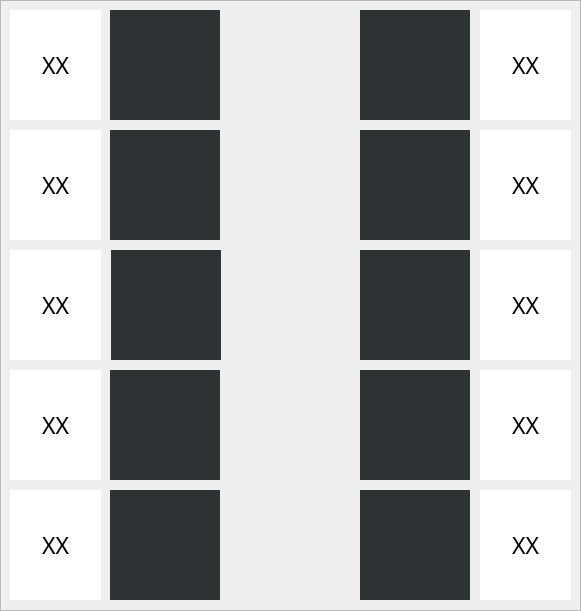
   <widget class="QFrame" name="frame">
    <property name="geometry">
     <rect>
      <x>380</x>
      <y>120</y>
      <width>581</width>
      <height>611</height>
     </rect>
    </property>
    <property name="frameShape">
     <enum>QFrame::StyledPanel</enum>
    </property>
    <property name="frameShadow">
     <enum>QFrame::Raised</enum>
    </property>
    <widget class="QLabel" name="FramePart1">
     <property name="geometry">
      <rect>
       <x>110</x>
       <y>10</y>
       <width>110</width>
       <height>110</height>
      </rect>
     </property>
     <property name="styleSheet">
      <string notr="true">background-color: rgb(46, 52, 54);</string>
     </property>
     <property name="text">
      <string/>
     </property>
     <property name="alignment">
      <set>Qt::AlignCenter</set>
     </property>
    </widget>
    <widget class="QLabel" name="FramePart2">
     <property name="geometry">
      <rect>
       <x>110</x>
       <y>130</y>
       <width>110</width>
       <height>110</height>
      </rect>
     </property>
     <property name="styleSheet">
      <string notr="true">background-color: rgb(46, 52, 54);</string>
     </property>
     <property name="text">
      <string/>
     </property>
     <property name="alignment">
      <set>Qt::AlignCenter</set>
     </property>
    </widget>
    <widget class="QLabel" name="FramePart3">
     <property name="geometry">
      <rect>
       <x>111</x>
       <y>250</y>
       <width>110</width>
       <height>110</height>
      </rect>
     </property>
     <property name="styleSheet">
      <string notr="true">background-color: rgb(46, 52, 54);</string>
     </property>
     <property name="text">
      <string/>
     </property>
     <property name="alignment">
      <set>Qt::AlignCenter</set>
     </property>
    </widget>
    <widget class="QLabel" name="FramePart4">
     <property name="geometry">
      <rect>
       <x>110</x>
       <y>370</y>
       <width>110</width>
       <height>110</height>
      </rect>
     </property>
     <property name="styleSheet">
      <string notr="true">background-color: rgb(46, 52, 54);</string>
     </property>
     <property name="text">
      <string/>
     </property>
     <property name="alignment">
      <set>Qt::AlignCenter</set>
     </property>
    </widget>
    <widget class="QLabel" name="FramePart5">
     <property name="geometry">
      <rect>
       <x>110</x>
       <y>490</y>
       <width>110</width>
       <height>110</height>
      </rect>
     </property>
     <property name="styleSheet">
      <string notr="true">background-color: rgb(46, 52, 54);</string>
     </property>
     <property name="text">
      <string/>
     </property>
     <property name="alignment">
      <set>Qt::AlignCenter</set>
     </property>
    </widget>
    <widget class="QLabel" name="StatusP1">
     <property name="geometry">
      <rect>
       <x>10</x>
       <y>10</y>
       <width>91</width>
       <height>110</height>
      </rect>
     </property>
     <property name="font">
      <font>
       <family>Ubuntu Mono</family>
       <pointsize>17</pointsize>
       <weight>50</weight>
       <bold>false</bold>
       <underline>false</underline>
      </font>
     </property>
     <property name="styleSheet">
      <string notr="true">background-color: rgb(255, 255, 255);</string>
     </property>
     <property name="text">
      <string>XX</string>
     </property>
     <property name="alignment">
      <set>Qt::AlignCenter</set>
     </property>
    </widget>
    <widget class="QLabel" name="StatusP2">
     <property name="geometry">
      <rect>
       <x>10</x>
       <y>130</y>
       <width>91</width>
       <height>110</height>
      </rect>
     </property>
     <property name="font">
      <font>
       <family>Ubuntu Mono</family>
       <pointsize>17</pointsize>
       <weight>50</weight>
       <bold>false</bold>
       <underline>false</underline>
      </font>
     </property>
     <property name="styleSheet">
      <string notr="true">background-color: rgb(255, 255, 255);</string>
     </property>
     <property name="text">
      <string>XX</string>
     </property>
     <property name="alignment">
      <set>Qt::AlignCenter</set>
     </property>
    </widget>
    <widget class="QLabel" name="StatusP3">
     <property name="geometry">
      <rect>
       <x>10</x>
       <y>250</y>
       <width>91</width>
       <height>110</height>
      </rect>
     </property>
     <property name="font">
      <font>
       <family>Ubuntu Mono</family>
       <pointsize>17</pointsize>
       <weight>50</weight>
       <bold>false</bold>
       <underline>false</underline>
      </font>
     </property>
     <property name="styleSheet">
      <string notr="true">background-color: rgb(255, 255, 255);</string>
     </property>
     <property name="text">
      <string>XX</string>
     </property>
     <property name="alignment">
      <set>Qt::AlignCenter</set>
     </property>
    </widget>
    <widget class="QLabel" name="StatusP4">
     <property name="geometry">
      <rect>
       <x>10</x>
       <y>370</y>
       <width>91</width>
       <height>110</height>
      </rect>
     </property>
     <property name="font">
      <font>
       <family>Ubuntu Mono</family>
       <pointsize>17</pointsize>
       <weight>50</weight>
       <bold>false</bold>
       <underline>false</underline>
      </font>
     </property>
     <property name="styleSheet">
      <string notr="true">background-color: rgb(255, 255, 255);</string>
     </property>
     <property name="text">
      <string>XX</string>
     </property>
     <property name="alignment">
      <set>Qt::AlignCenter</set>
     </property>
    </widget>
    <widget class="QLabel" name="StatusP5">
     <property name="geometry">
      <rect>
       <x>10</x>
       <y>490</y>
       <width>91</width>
       <height>110</height>
      </rect>
     </property>
     <property name="font">
      <font>
       <family>Ubuntu Mono</family>
       <pointsize>17</pointsize>
       <weight>50</weight>
       <bold>false</bold>
       <underline>false</underline>
      </font>
     </property>
     <property name="styleSheet">
      <string notr="true">background-color: rgb(255, 255, 255);</string>
     </property>
     <property name="text">
      <string>XX</string>
     </property>
     <property name="alignment">
      <set>Qt::AlignCenter</set>
     </property>
    </widget>
    <widget class="QLabel" name="FramePart7">
     <property name="geometry">
      <rect>
       <x>360</x>
       <y>130</y>
       <width>110</width>
       <height>110</height>
      </rect>
     </property>
     <property name="styleSheet">
      <string notr="true">background-color: rgb(46, 52, 54);</string>
     </property>
     <property name="text">
      <string/>
     </property>
     <property name="alignment">
      <set>Qt::AlignCenter</set>
     </property>
    </widget>
    <widget class="QLabel" name="FramePart8">
     <property name="geometry">
      <rect>
       <x>360</x>
       <y>250</y>
       <width>110</width>
       <height>110</height>
      </rect>
     </property>
     <property name="styleSheet">
      <string notr="true">background-color: rgb(46, 52, 54);</string>
     </property>
     <property name="text">
      <string/>
     </property>
     <property name="alignment">
      <set>Qt::AlignCenter</set>
     </property>
    </widget>
    <widget class="QLabel" name="FramePart9">
     <property name="geometry">
      <rect>
       <x>360</x>
       <y>370</y>
       <width>110</width>
       <height>110</height>
      </rect>
     </property>
     <property name="styleSheet">
      <string notr="true">background-color: rgb(46, 52, 54);</string>
     </property>
     <property name="text">
      <string/>
     </property>
     <property name="alignment">
      <set>Qt::AlignCenter</set>
     </property>
    </widget>
    <widget class="QLabel" name="FramePart6">
     <property name="geometry">
      <rect>
       <x>360</x>
       <y>10</y>
       <width>110</width>
       <height>110</height>
      </rect>
     </property>
     <property name="styleSheet">
      <string notr="true">background-color: rgb(46, 52, 54);</string>
     </property>
     <property name="text">
      <string/>
     </property>
     <property name="alignment">
      <set>Qt::AlignCenter</set>
     </property>
    </widget>
    <widget class="QLabel" name="FramePart10">
     <property name="geometry">
      <rect>
       <x>360</x>
       <y>490</y>
       <width>110</width>
       <height>110</height>
      </rect>
     </property>
     <property name="styleSheet">
      <string notr="true">background-color: rgb(46, 52, 54);</string>
     </property>
     <property name="text">
      <string/>
     </property>
     <property name="alignment">
      <set>Qt::AlignCenter</set>
     </property>
    </widget>
    <widget class="QLabel" name="StatusP7">
     <property name="geometry">
      <rect>
       <x>480</x>
       <y>130</y>
       <width>91</width>
       <height>110</height>
      </rect>
     </property>
     <property name="font">
      <font>
       <family>Ubuntu Mono</family>
       <pointsize>17</pointsize>
       <weight>50</weight>
       <bold>false</bold>
       <underline>false</underline>
      </font>
     </property>
     <property name="styleSheet">
      <string notr="true">background-color: rgb(255, 255, 255);</string>
     </property>
     <property name="text">
      <string>XX</string>
     </property>
     <property name="alignment">
      <set>Qt::AlignCenter</set>
     </property>
    </widget>
    <widget class="QLabel" name="StatusP9">
     <property name="geometry">
      <rect>
       <x>480</x>
       <y>370</y>
       <width>91</width>
       <height>110</height>
      </rect>
     </property>
     <property name="font">
      <font>
       <family>Ubuntu Mono</family>
       <pointsize>17</pointsize>
       <weight>50</weight>
       <bold>false</bold>
       <underline>false</underline>
      </font>
     </property>
     <property name="styleSheet">
      <string notr="true">background-color: rgb(255, 255, 255);</string>
     </property>
     <property name="text">
      <string>XX</string>
     </property>
     <property name="alignment">
      <set>Qt::AlignCenter</set>
     </property>
    </widget>
    <widget class="QLabel" name="StatusP10">
     <property name="geometry">
      <rect>
       <x>480</x>
       <y>490</y>
       <width>91</width>
       <height>110</height>
      </rect>
     </property>
     <property name="font">
      <font>
       <family>Ubuntu Mono</family>
       <pointsize>17</pointsize>
       <weight>50</weight>
       <bold>false</bold>
       <underline>false</underline>
      </font>
     </property>
     <property name="styleSheet">
      <string notr="true">background-color: rgb(255, 255, 255);</string>
     </property>
     <property name="text">
      <string>XX</string>
     </property>
     <property name="alignment">
      <set>Qt::AlignCenter</set>
     </property>
    </widget>
    <widget class="QLabel" name="StatusP6">
     <property name="geometry">
      <rect>
       <x>480</x>
       <y>10</y>
       <width>91</width>
       <height>110</height>
      </rect>
     </property>
     <property name="font">
      <font>
       <family>Ubuntu Mono</family>
       <pointsize>17</pointsize>
       <weight>50</weight>
       <bold>false</bold>
       <underline>false</underline>
      </font>
     </property>
     <property name="styleSheet">
      <string notr="true">background-color: rgb(255, 255, 255);</string>
     </property>
     <property name="text">
      <string>XX</string>
     </property>
     <property name="alignment">
      <set>Qt::AlignCenter</set>
     </property>
    </widget>
    <widget class="QLabel" name="StatusP8">
     <property name="geometry">
      <rect>
       <x>480</x>
       <y>250</y>
       <width>91</width>
       <height>110</height>
      </rect>
     </property>
     <property name="font">
      <font>
       <family>Ubuntu Mono</family>
       <pointsize>17</pointsize>
       <weight>50</weight>
       <bold>false</bold>
       <underline>false</underline>
      </font>
     </property>
     <property name="styleSheet">
      <string notr="true">background-color: rgb(255, 255, 255);</string>
     </property>
     <property name="text">
      <string>XX</string>
     </property>
     <property name="alignment">
      <set>Qt::AlignCenter</set>
     </property>
    </widget>
   </widget>
